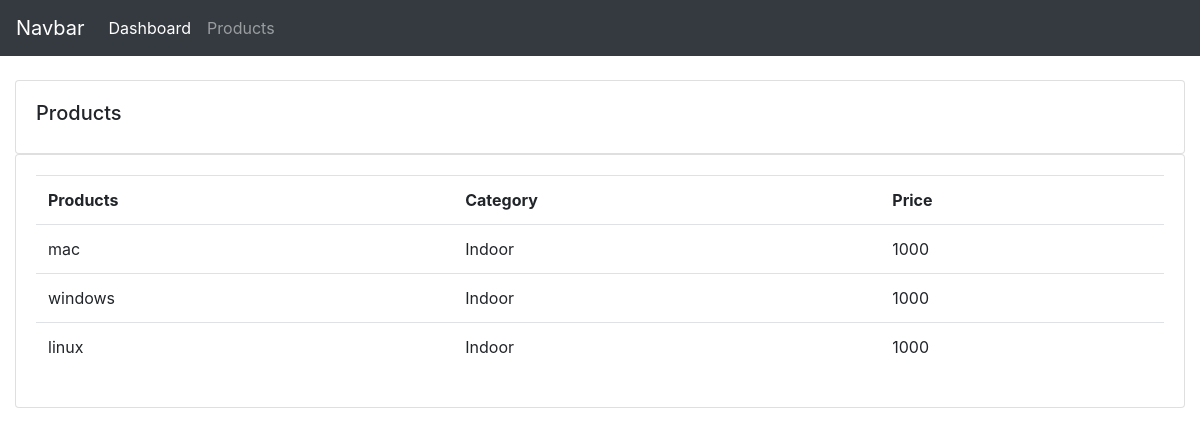
Screenshot of /accounts/products/ with the database file from the repository.
### accounts/models.py (models this page shows, shortened)
class Product(models.Model):
    CATEGORY_CHOICES = (
        ('Indoor','Indoor'),
        ('Outdoor','Outdoor')
    )
    name = models.CharField(max_length=200,null=True)
    price = models.IntegerField(null=True)
    category = models.CharField(max_length=20,null=True,choices=CATEGORY_CHOICES)
    description = models.CharField(max_length=200,null=True)
    date_created = models.DateTimeField(auto_now_add=True,null=True)

### accounts/views.py (the view)
# urls.py: path('products/',products,name='products'),
def products(request):
    products = Product.objects.all()
    context = {
        'products':products,
    }
    return render(request,'accounts/products.html',context)

### accounts/templates/accounts/products.html (shortened to what this page needs)
{% extends 'accounts/main.html' %}
{% block content %}
    <br>
    <div class="row">
        <div class="col-md">
            <div class="card card-body">
                <h5>Products</h5>
            </div>
            <div class="card card-body">
                <table class="table">
                    <tr>
                        <th>Products</th>
                        <th>Category</th>
                        <th>Price</th>
                    </tr>
                    {% for i in products %}
                        <tr>
                        <td>{{i.name}}</td>
                        <td>{{i.category}}</td>
                        <td>{{i.price}}</td>
                        </tr>
                    {% endfor %}
                </table>
            </div>
        </div>
    </div>
{% endblock %}

### rows the page displays
Product: name "mac", category "Indoor", price "1000"
Product: name "windows", category "Indoor", price "1000"
Product: name "linux", category "Indoor", price "1000"
